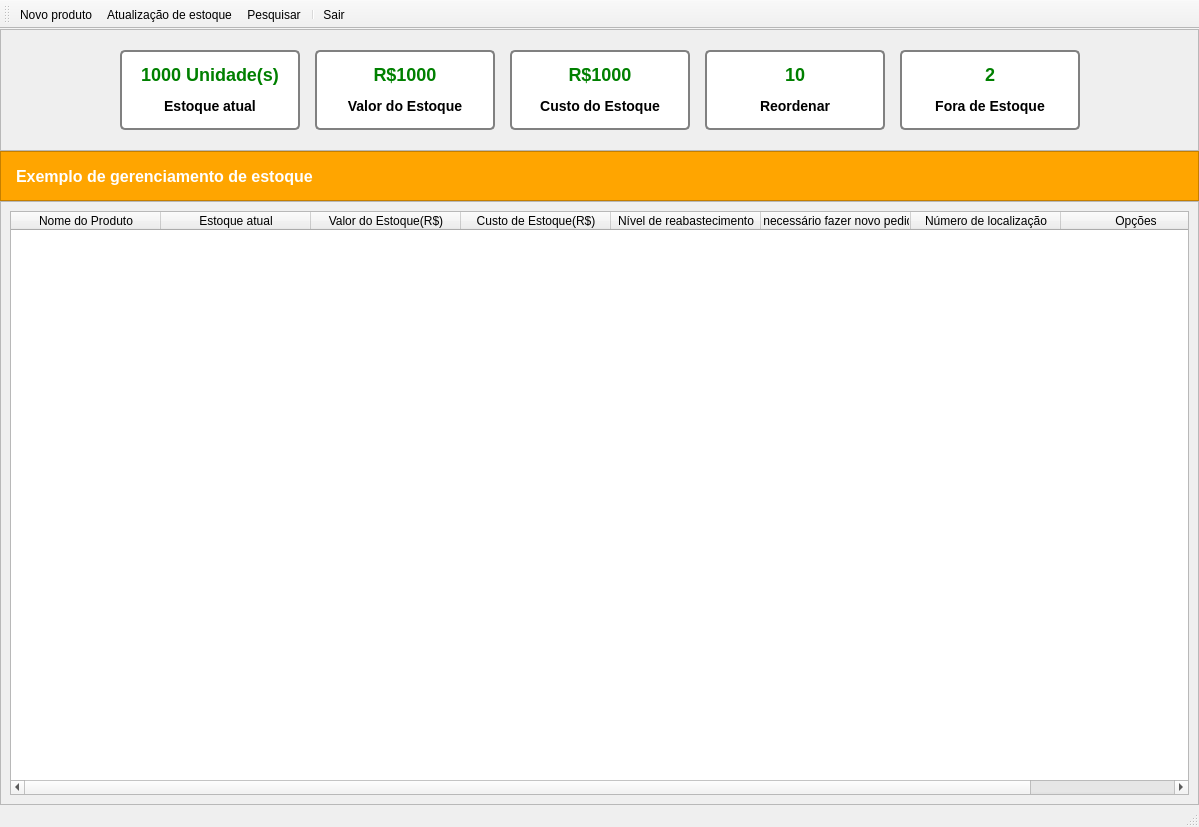
<?xml version="1.0" encoding="UTF-8"?>
<ui version="4.0">
 <class>MainWindow</class>
 <widget class="QMainWindow" name="MainWindow">
  <property name="geometry">
   <rect>
    <x>0</x>
    <y>0</y>
    <width>1199</width>
    <height>827</height>
   </rect>
  </property>
  <property name="windowTitle">
   <string>Sistema de Estoque</string>
  </property>
  <property name="windowIcon">
   <iconset>
    <normaloff>icon/joomla-64.ico</normaloff>icon/joomla-64.ico</iconset>
  </property>
  <property name="iconSize">
   <size>
    <width>30</width>
    <height>30</height>
   </size>
  </property>
  <widget class="QWidget" name="centralwidget">
   <layout class="QVBoxLayout" name="verticalLayout_6">
    <property name="spacing">
     <number>0</number>
    </property>
    <property name="leftMargin">
     <number>0</number>
    </property>
    <property name="topMargin">
     <number>0</number>
    </property>
    <property name="rightMargin">
     <number>0</number>
    </property>
    <property name="bottomMargin">
     <number>0</number>
    </property>
    <item>
     <widget class="QFrame" name="frame">
      <property name="frameShape">
       <enum>QFrame::StyledPanel</enum>
      </property>
      <property name="frameShadow">
       <enum>QFrame::Raised</enum>
      </property>
      <layout class="QHBoxLayout" name="horizontalLayout">
       <property name="spacing">
        <number>15</number>
       </property>
       <property name="topMargin">
        <number>20</number>
       </property>
       <property name="bottomMargin">
        <number>20</number>
       </property>
       <item>
        <spacer name="horizontalSpacer">
         <property name="orientation">
          <enum>Qt::Horizontal</enum>
         </property>
         <property name="sizeHint" stdset="0">
          <size>
           <width>92</width>
           <height>20</height>
          </size>
         </property>
        </spacer>
       </item>
       <item>
        <widget class="QFrame" name="frame_4">
         <property name="minimumSize">
          <size>
           <width>180</width>
           <height>80</height>
          </size>
         </property>
         <property name="maximumSize">
          <size>
           <width>16777215</width>
           <height>80</height>
          </size>
         </property>
         <property name="styleSheet">
          <string notr="true">QFrame {
	border: 2px solid grey;
	background-color: #fff;
	border-radius: 5px;
}

QLabel {
	border: none;
	background-color: rgba(255,255,255,0);
}</string>
         </property>
         <property name="frameShape">
          <enum>QFrame::StyledPanel</enum>
         </property>
         <property name="frameShadow">
          <enum>QFrame::Raised</enum>
         </property>
         <layout class="QVBoxLayout" name="verticalLayout">
          <item>
           <widget class="QLabel" name="label">
            <property name="styleSheet">
             <string notr="true">QLabel {
	color: green;
	font-size: 18px;
	font-weight: bold;
}</string>
            </property>
            <property name="text">
             <string>1000 Unidade(s)</string>
            </property>
            <property name="alignment">
             <set>Qt::AlignCenter</set>
            </property>
           </widget>
          </item>
          <item>
           <widget class="QLabel" name="label_2">
            <property name="styleSheet">
             <string notr="true">QLabel {
	font-size: 14px;
	font-weight: bold;
}</string>
            </property>
            <property name="text">
             <string>Estoque atual</string>
            </property>
            <property name="alignment">
             <set>Qt::AlignCenter</set>
            </property>
           </widget>
          </item>
         </layout>
        </widget>
       </item>
       <item>
        <widget class="QFrame" name="frame_5">
         <property name="minimumSize">
          <size>
           <width>180</width>
           <height>80</height>
          </size>
         </property>
         <property name="maximumSize">
          <size>
           <width>16777215</width>
           <height>80</height>
          </size>
         </property>
         <property name="styleSheet">
          <string notr="true">QFrame {
	border: 2px solid grey;
	background-color: #fff;
	border-radius: 5px;
}

QLabel {
	border: none;
	background-color: rgba(255,255,255,0);
}</string>
         </property>
         <property name="frameShape">
          <enum>QFrame::StyledPanel</enum>
         </property>
         <property name="frameShadow">
          <enum>QFrame::Raised</enum>
         </property>
         <layout class="QVBoxLayout" name="verticalLayout_2">
          <item>
           <widget class="QLabel" name="label_3">
            <property name="styleSheet">
             <string notr="true">QLabel {
	color: green;
	font-size: 18px;
	font-weight: bold;
}</string>
            </property>
            <property name="text">
             <string>R$1000</string>
            </property>
            <property name="alignment">
             <set>Qt::AlignCenter</set>
            </property>
           </widget>
          </item>
          <item>
           <widget class="QLabel" name="label_4">
            <property name="styleSheet">
             <string notr="true">QLabel {
	font-size: 14px;
	font-weight: bold;
}</string>
            </property>
            <property name="text">
             <string>Valor do Estoque</string>
            </property>
            <property name="alignment">
             <set>Qt::AlignCenter</set>
            </property>
           </widget>
          </item>
         </layout>
        </widget>
       </item>
       <item>
        <widget class="QFrame" name="frame_6">
         <property name="minimumSize">
          <size>
           <width>180</width>
           <height>80</height>
          </size>
         </property>
         <property name="maximumSize">
          <size>
           <width>16777215</width>
           <height>80</height>
          </size>
         </property>
         <property name="styleSheet">
          <string notr="true">QFrame {
	border: 2px solid grey;
	background-color: #fff;
	border-radius: 5px;
}

QLabel {
	border: none;
	background-color: rgba(255,255,255,0);
}</string>
         </property>
         <property name="frameShape">
          <enum>QFrame::StyledPanel</enum>
         </property>
         <property name="frameShadow">
          <enum>QFrame::Raised</enum>
         </property>
         <layout class="QVBoxLayout" name="verticalLayout_3">
          <item>
           <widget class="QLabel" name="label_5">
            <property name="styleSheet">
             <string notr="true">QLabel {
	color: green;
	font-size: 18px;
	font-weight: bold;
}</string>
            </property>
            <property name="text">
             <string>R$1000</string>
            </property>
            <property name="alignment">
             <set>Qt::AlignCenter</set>
            </property>
           </widget>
          </item>
          <item>
           <widget class="QLabel" name="label_6">
            <property name="styleSheet">
             <string notr="true">QLabel {
	font-size: 14px;
	font-weight: bold;
}</string>
            </property>
            <property name="text">
             <string>Custo do Estoque</string>
            </property>
            <property name="alignment">
             <set>Qt::AlignCenter</set>
            </property>
           </widget>
          </item>
         </layout>
        </widget>
       </item>
       <item>
        <widget class="QFrame" name="frame_7">
         <property name="minimumSize">
          <size>
           <width>180</width>
           <height>80</height>
          </size>
         </property>
         <property name="maximumSize">
          <size>
           <width>16777215</width>
           <height>80</height>
          </size>
         </property>
         <property name="styleSheet">
          <string notr="true">QFrame {
	border: 2px solid grey;
	background-color: #fff;
	border-radius: 5px;
}

QLabel {
	border: none;
	background-color: rgba(255,255,255,0);
}</string>
         </property>
         <property name="frameShape">
          <enum>QFrame::StyledPanel</enum>
         </property>
         <property name="frameShadow">
          <enum>QFrame::Raised</enum>
         </property>
         <layout class="QVBoxLayout" name="verticalLayout_4">
          <item>
           <widget class="QLabel" name="label_7">
            <property name="styleSheet">
             <string notr="true">QLabel {
	color: green;
	font-size: 18px;
	font-weight: bold;
}</string>
            </property>
            <property name="text">
             <string>10</string>
            </property>
            <property name="alignment">
             <set>Qt::AlignCenter</set>
            </property>
           </widget>
          </item>
          <item>
           <widget class="QLabel" name="label_8">
            <property name="styleSheet">
             <string notr="true">QLabel {
	font-size: 14px;
	font-weight: bold;
}</string>
            </property>
            <property name="text">
             <string>Reordenar</string>
            </property>
            <property name="alignment">
             <set>Qt::AlignCenter</set>
            </property>
           </widget>
          </item>
         </layout>
        </widget>
       </item>
       <item>
        <widget class="QFrame" name="frame_8">
         <property name="minimumSize">
          <size>
           <width>180</width>
           <height>80</height>
          </size>
         </property>
         <property name="maximumSize">
          <size>
           <width>16777215</width>
           <height>80</height>
          </size>
         </property>
         <property name="styleSheet">
          <string notr="true">QFrame {
	border: 2px solid grey;
	background-color: #fff;
	border-radius: 5px;
}

QLabel {
	border: none;
	background-color: rgba(255,255,255,0);
}</string>
         </property>
         <property name="frameShape">
          <enum>QFrame::StyledPanel</enum>
         </property>
         <property name="frameShadow">
          <enum>QFrame::Raised</enum>
         </property>
         <layout class="QVBoxLayout" name="verticalLayout_5">
          <item>
           <widget class="QLabel" name="label_9">
            <property name="styleSheet">
             <string notr="true">QLabel {
	color: green;
	font-size: 18px;
	font-weight: bold;
}</string>
            </property>
            <property name="text">
             <string>2</string>
            </property>
            <property name="alignment">
             <set>Qt::AlignCenter</set>
            </property>
           </widget>
          </item>
          <item>
           <widget class="QLabel" name="label_10">
            <property name="styleSheet">
             <string notr="true">QLabel {
	font-size: 14px;
	font-weight: bold;
}</string>
            </property>
            <property name="text">
             <string>Fora de Estoque</string>
            </property>
            <property name="alignment">
             <set>Qt::AlignCenter</set>
            </property>
           </widget>
          </item>
         </layout>
        </widget>
       </item>
       <item>
        <spacer name="horizontalSpacer_2">
         <property name="orientation">
          <enum>Qt::Horizontal</enum>
         </property>
         <property name="sizeHint" stdset="0">
          <size>
           <width>91</width>
           <height>20</height>
          </size>
         </property>
        </spacer>
       </item>
      </layout>
     </widget>
    </item>
    <item>
     <widget class="QFrame" name="frame_2">
      <property name="minimumSize">
       <size>
        <width>0</width>
        <height>50</height>
       </size>
      </property>
      <property name="maximumSize">
       <size>
        <width>16777215</width>
        <height>50</height>
       </size>
      </property>
      <property name="styleSheet">
       <string notr="true">QFrame {
	background-color: orange;
}

QLabel {
	color: #fff;
	font-size: 16px;
	font-weight: bold;
}</string>
      </property>
      <property name="frameShape">
       <enum>QFrame::StyledPanel</enum>
      </property>
      <property name="frameShadow">
       <enum>QFrame::Raised</enum>
      </property>
      <layout class="QHBoxLayout" name="horizontalLayout_2">
       <property name="leftMargin">
        <number>15</number>
       </property>
       <item>
        <widget class="QLabel" name="label_11">
         <property name="text">
          <string>Exemplo de gerenciamento de estoque</string>
         </property>
        </widget>
       </item>
      </layout>
     </widget>
    </item>
    <item>
     <widget class="QFrame" name="frame_3">
      <property name="frameShape">
       <enum>QFrame::StyledPanel</enum>
      </property>
      <property name="frameShadow">
       <enum>QFrame::Raised</enum>
      </property>
      <layout class="QGridLayout" name="gridLayout">
       <item row="0" column="0">
        <widget class="QTableWidget" name="tableWidget">
         <attribute name="horizontalHeaderDefaultSectionSize">
          <number>150</number>
         </attribute>
         <column>
          <property name="text">
           <string>Nome do Produto</string>
          </property>
         </column>
         <column>
          <property name="text">
           <string>Estoque atual</string>
          </property>
         </column>
         <column>
          <property name="text">
           <string>Valor do Estoque(R$)</string>
          </property>
         </column>
         <column>
          <property name="text">
           <string>Custo de Estoque(R$)</string>
          </property>
         </column>
         <column>
          <property name="text">
           <string>Nível de reabastecimento</string>
          </property>
         </column>
         <column>
          <property name="text">
           <string>É necessário fazer novo pedido</string>
          </property>
         </column>
         <column>
          <property name="text">
           <string>Número de localização</string>
          </property>
         </column>
         <column>
          <property name="text">
           <string>Opções</string>
          </property>
         </column>
        </widget>
       </item>
      </layout>
     </widget>
    </item>
   </layout>
  </widget>
  <widget class="QMenuBar" name="menubar">
   <property name="geometry">
    <rect>
     <x>0</x>
     <y>0</y>
     <width>1199</width>
     <height>22</height>
    </rect>
   </property>
  </widget>
  <widget class="QStatusBar" name="statusbar"/>
  <widget class="QToolBar" name="toolBar">
   <property name="windowTitle">
    <string>toolBar</string>
   </property>
   <property name="toolButtonStyle">
    <enum>Qt::ToolButtonTextUnderIcon</enum>
   </property>
   <attribute name="toolBarArea">
    <enum>TopToolBarArea</enum>
   </attribute>
   <attribute name="toolBarBreak">
    <bool>false</bool>
   </attribute>
   <addaction name="actionNew_Product"/>
   <addaction name="actionStock_Update"/>
   <addaction name="actionSearch"/>
   <addaction name="separator"/>
   <addaction name="actionExit"/>
  </widget>
  <action name="actionNew_Product">
   <property name="icon">
    <iconset>
     <normaloff>icon/add.svg</normaloff>icon/add.svg</iconset>
   </property>
   <property name="text">
    <string>Novo produto</string>
   </property>
  </action>
  <action name="actionStock_Update">
   <property name="icon">
    <iconset>
     <normaloff>icon/update.svg</normaloff>icon/update.svg</iconset>
   </property>
   <property name="text">
    <string>Atualização de estoque</string>
   </property>
  </action>
  <action name="actionSearch">
   <property name="icon">
    <iconset>
     <normaloff>icon/search.svg</normaloff>icon/search.svg</iconset>
   </property>
   <property name="text">
    <string>Pesquisar</string>
   </property>
  </action>
  <action name="actionExit">
   <property name="icon">
    <iconset>
     <normaloff>icon/close.svg</normaloff>icon/close.svg</iconset>
   </property>
   <property name="text">
    <string>Sair</string>
   </property>
  </action>
 </widget>
 <resources/>
 <connections/>
</ui>
